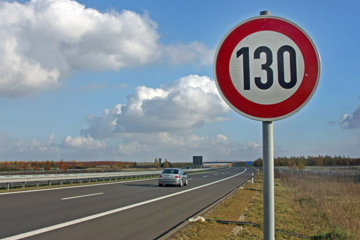
#> input picture test.jpg, 360 x 240 px
$ python findContours.py   (Python 2 division)
#> lines starting #> are read from the running program, lines starting #| are printed output that depends on the picture; after the words box and inside, x2 and y2 are one past the last pixel; in counts of white or black regions, pixels touching at a corner belong together
import numpy as np
import matplotlib.pyplot as plt
import cv2


def getDeviation(points, h, k, r):
	err = 0
	for i in range(0, len(points)):
		_cX = points[i][0][0]
		_cY = points[i][0][1]
		#shift points
		cX = _cX
		cY = _cY
		if cX == 0:
			err += r
			continue
		# get the slope of line from center to the contour point
		if (h-cX) == 0:
			continue
			#line is vertical
		else:
			m = float(k - cY) / (h - cX)
		#y = mx + c
		cLine = cY - m*cX
		#get the corresponding point in circumference
		#  x^2 + m^2 * x^2 + 2 * m * x * cLine + cLine^2 = r^2
		# (1+m^2)*x^2 + 2*m*cLine*x + cLine^2 - r^2 = 0
		a = 1 + m * m
		b =  2 * m * (cLine - k) - 2 * h
		c = h*h + (cLine-k) * (cLine - k) - r * r
		det = b*b-4*a*c
		if det >= 0 :
			_x1 = (-b + np.sqrt(det) )/ 2*a
			_x2 = (-b - np.sqrt(det) )/ 2*a

			_y1 = np.sqrt(abs(r*r - (_x1-h)*(_x1-h))) + k
			_y2 = np.sqrt(abs(r*r - (_x2-h)*(_x2-h))) + k
			#print "({},{}), ({},{})".format(_x1, _y1, _x2, _y2)
			dis1 = (cX - _x1) * (cX - _x1) + (cY - _y1) * (cY - _y1)
			dis2 = (cX - _x2) * (cX - _x2) + (cY - _y2) * (cY - _y2)

			if(dis1 > dis2):
				err += dis2
			else:
				err += dis1

	return float(err) / len(points)

def getEdges(img, height, width) :
	edges = cv2.Canny(img, height, width)
	return edges

def getCroppedImage(img, x, y , radius):
	startX = x - 2*radius
	startY = y - 2*radius
	if startX < 0:
		startX = 0

	if startY < 0:
		startY = 0

	endX = startX + 4 * radius
	endY = startY + 4 * radius

	if endX > img.shape[0]:
		endX = img.shape[0]

	if endY > img.shape[1]:
		endY = img.shape[1]

	return img[startY:endY, startX:endX]

im = cv2.imread('test.jpg')
#> im is the input picture: shape (240, 360, 3); mean B, G, R 143.3, 135.5, 127.9
edge = getEdges(im, 10, 250)
#> in getEdges, `edges = cv2.Canny(img, height, width)`:
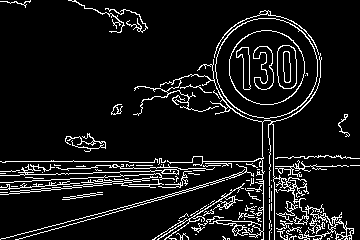
#> edges: shape (240, 360); 8.9% white in thin lines or dots
(rows, column) = edge.shape
#> rows = 240; column = 360

draw = np.zeros(rows, dtype=np.int8)
#> draw = 240 values from 0 to 0

t = cv2.findContours(edge, cv2.RETR_LIST,cv2.CHAIN_APPROX_SIMPLE)
#> t = 190 contours, 147 with area under 20; largest, box (x1, y1, x2, y2) and area: (215, 18, 318, 119) 8042, (215, 18, 318, 119) 7960, (229, 30, 305, 105) 4420, (229, 30, 305, 105) 4359, (277, 45, 297, 89) 746
contours = [cv2.approxPolyDP(cnt, 3, True) for cnt in t[0]]
#> contours = 190 contours, 152 with area under 20; largest, box (x1, y1, x2, y2) and area: (215, 18, 318, 119) 7942, (215, 19, 318, 119) 7812, (229, 30, 305, 105) 4258, (229, 30, 305, 105) 4106, (133, 53, 321, 240) 808


for i in range(0,len(contours)):
	if(len(contours[i]) > 5):
		center, radius = cv2.minEnclosingCircle(contours[i])
		if radius < im.shape[0]/8 :
			x, y = center
			x = int(x)
			y = int(y)
			error = 100000
			error = getDeviation(contours[i], x, y, radius)
			print  "center : ({},{})  radius: {}  error: {}".format(x, y, radius ,error)
#> (the run stopped early here; a loop or call above may not have finished)

$ run again, with roadSign1024x760.jpg copied over test.jpg
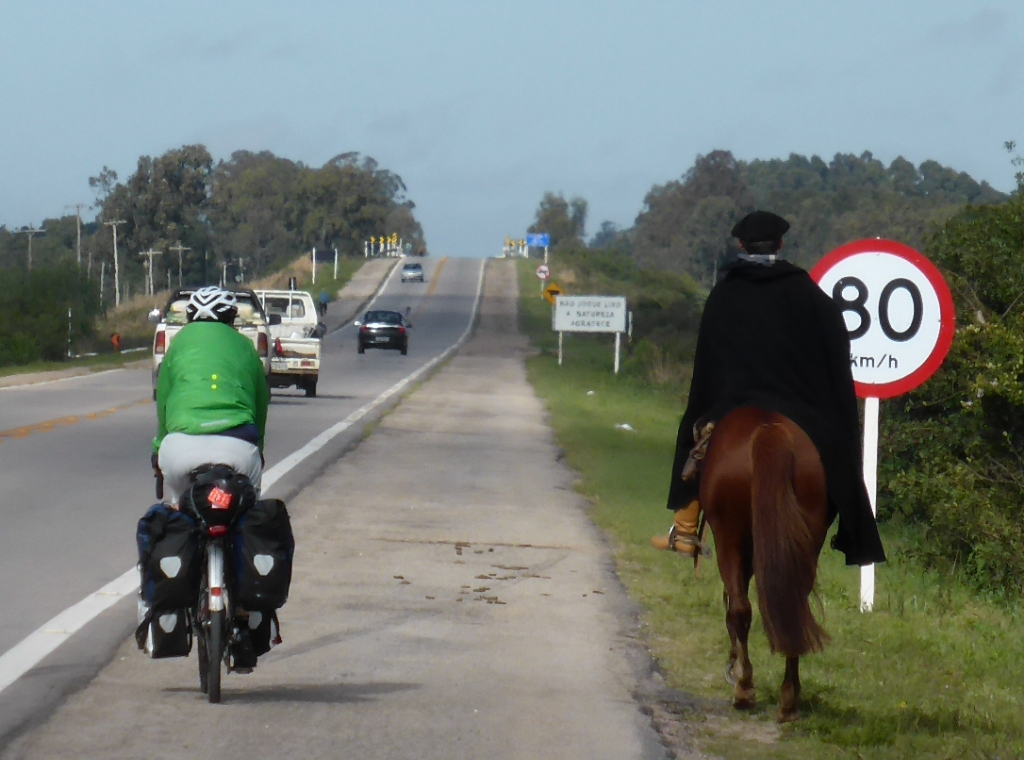
#> input picture roadSign1024x760.jpg, 1024 x 760 px
#> im is the input picture: shape (760, 1024, 3); mean B, G, R 117.9, 123.7, 116.7
#> in getEdges, `edges = cv2.Canny(img, height, width)`:
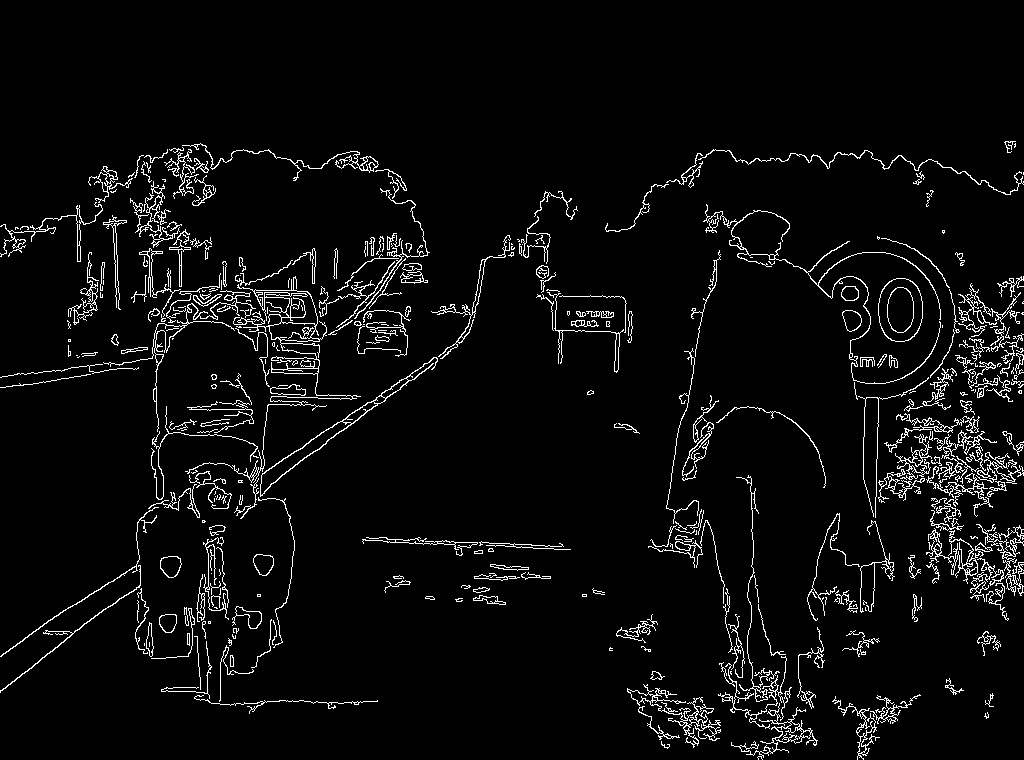
#> edges: shape (760, 1024); 4.5% white in thin lines or dots, all inside (x1, y1, x2, y2) = (0, 141, 1024, 760)
#> t = 739 contours, 502 with area under 20; largest, box (x1, y1, x2, y2) and area: (232, 276, 361, 483) 2316, (878, 278, 923, 342) 2280, (878, 278, 923, 342) 2244, (260, 357, 438, 497) 1795, (254, 289, 318, 326) 1128
#> contours = 739 contours, 529 with area under 20; largest, box (x1, y1, x2, y2) and area: (232, 276, 361, 483) 3046, (878, 278, 923, 342) 2135, (878, 278, 923, 342) 2060, (260, 357, 438, 497) 1868, (260, 422, 352, 495) 1218

$ run again, with roadSign352x255.jpg copied over test.jpg
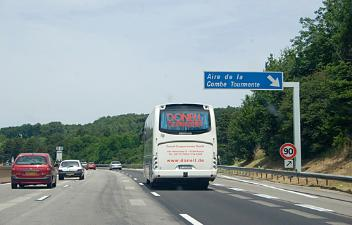
#> input picture roadSign352x255.jpg, 352 x 225 px
#> im is the input picture: shape (225, 352, 3); mean B, G, R 148.3, 148.3, 135.7
#> in getEdges, `edges = cv2.Canny(img, height, width)`:
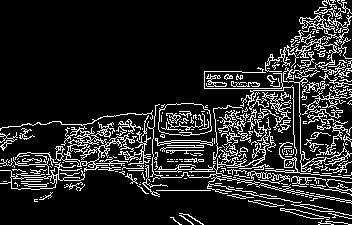
#> edges: shape (225, 352); 14% white in thin lines or dots
#> t = 475 contours, 411 with area under 20; largest, box (x1, y1, x2, y2) and area: (158, 103, 212, 136) 1457, (158, 103, 212, 136) 1451, (55, 122, 137, 172) 1050, (0, 162, 85, 190) 532, (10, 174, 57, 190) 491
#> contours = 475 contours, 411 with area under 20; largest, box (x1, y1, x2, y2) and area: (159, 103, 212, 136) 1416, (159, 104, 212, 136) 1404, (55, 122, 137, 172) 1328, (0, 162, 85, 190) 568, (147, 104, 276, 194) 558
